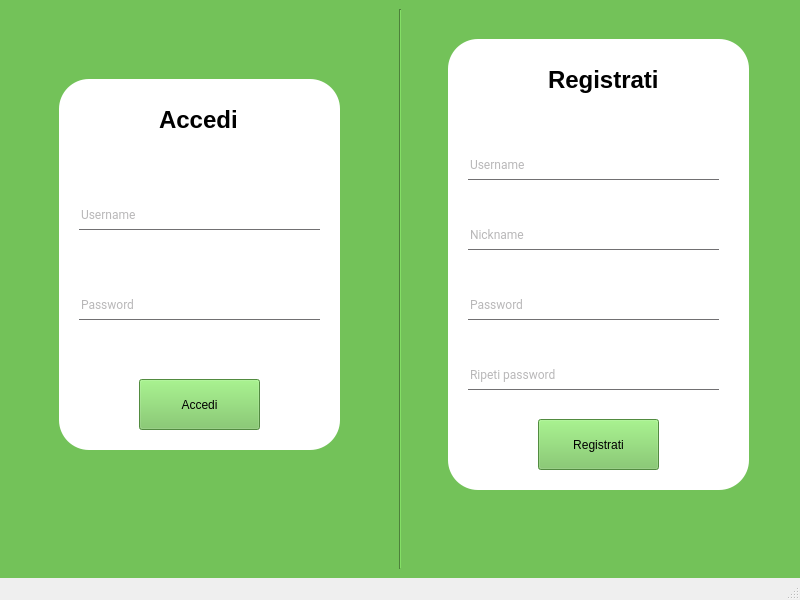
<?xml version="1.0" encoding="UTF-8"?>
<ui version="4.0">
 <class>MainWindow</class>
 <widget class="QMainWindow" name="MainWindow">
  <property name="geometry">
   <rect>
    <x>0</x>
    <y>0</y>
    <width>800</width>
    <height>600</height>
   </rect>
  </property>
  <property name="minimumSize">
   <size>
    <width>800</width>
    <height>600</height>
   </size>
  </property>
  <property name="maximumSize">
   <size>
    <width>800</width>
    <height>600</height>
   </size>
  </property>
  <property name="windowTitle">
   <string>MainWindow</string>
  </property>
  <widget class="QWidget" name="centralwidget">
   <property name="styleSheet">
    <string notr="true">QWidget{
background:#73c259;
}</string>
   </property>
   <layout class="QHBoxLayout" name="horizontalLayout_2">
    <item>
     <layout class="QHBoxLayout" name="horizontalLayout">
      <item>
       <widget class="QWidget" name="loginWidget_2" native="true">
        <property name="focusPolicy">
         <enum>Qt::ClickFocus</enum>
        </property>
        <widget class="QFrame" name="loginFrame">
         <property name="geometry">
          <rect>
           <x>50</x>
           <y>70</y>
           <width>281</width>
           <height>371</height>
          </rect>
         </property>
         <property name="styleSheet">
          <string notr="true">QFrame{
	background: 	#ffffff;
	border-radius: 30px;
}</string>
         </property>
         <property name="frameShape">
          <enum>QFrame::StyledPanel</enum>
         </property>
         <property name="frameShadow">
          <enum>QFrame::Raised</enum>
         </property>
         <widget class="QLabel" name="loginLabel">
          <property name="geometry">
           <rect>
            <x>100</x>
            <y>20</y>
            <width>121</width>
            <height>41</height>
           </rect>
          </property>
          <property name="styleSheet">
           <string notr="true">*{
font-familiy: Roboto;
font-size: 24px;
font:bold;
}</string>
          </property>
          <property name="text">
           <string>Accedi</string>
          </property>
         </widget>
         <widget class="QLineEdit" name="loginUsername">
          <property name="geometry">
           <rect>
            <x>20</x>
            <y>120</y>
            <width>241</width>
            <height>31</height>
           </rect>
          </property>
          <property name="styleSheet">
           <string notr="true">QLineEdit{
	background: transparent;
	border:none;
	color:#717072;
	border-bottom:1px solid #717072;
	font-family: Roboto;
}</string>
          </property>
          <property name="inputMask">
           <string/>
          </property>
          <property name="text">
           <string/>
          </property>
          <property name="placeholderText">
           <string>Username</string>
          </property>
         </widget>
         <widget class="QLineEdit" name="loginPassword">
          <property name="geometry">
           <rect>
            <x>20</x>
            <y>210</y>
            <width>241</width>
            <height>31</height>
           </rect>
          </property>
          <property name="styleSheet">
           <string notr="true">QLineEdit{
	background: transparent;
	border:none;
	color:#717072;
	border-bottom:1px solid #717072;
	font-family: Roboto;
	type: password
}</string>
          </property>
          <property name="inputMask">
           <string/>
          </property>
          <property name="text">
           <string/>
          </property>
          <property name="maxLength">
           <number>32767</number>
          </property>
          <property name="echoMode">
           <enum>QLineEdit::Password</enum>
          </property>
          <property name="placeholderText">
           <string>Password</string>
          </property>
         </widget>
         <widget class="QPushButton" name="loginButton">
          <property name="geometry">
           <rect>
            <x>80</x>
            <y>300</y>
            <width>121</width>
            <height>51</height>
           </rect>
          </property>
          <property name="focusPolicy">
           <enum>Qt::ClickFocus</enum>
          </property>
          <property name="styleSheet">
           <string notr="true">
loginButton{ 
      text-decoration: none; 
      border: none; 
      padding: 12px 40px; 
      font-size: 16px; 
      background-color: green; 
      color: #fff; 
      border-radius: 5px; 
      box-shadow: 7px 6px 28px 1px rgba(0, 0, 0, 0.24); 
      cursor: pointer; 
      outline: none; 
      transition: 0.2s all; 
 } 
        /* Adding transformation when the button is active */ 
          
.loginButton:active { 
       transform: scale(0.98); 
       /* Scaling button to 0.98 to its original size */ 
       box-shadow: 3px 2px 22px 1px rgba(0, 0, 0, 0.24); 
        /* Lowering the shadow */ 
 } </string>
          </property>
          <property name="text">
           <string>Accedi</string>
          </property>
          <property name="autoDefault">
           <bool>false</bool>
          </property>
         </widget>
        </widget>
       </widget>
      </item>
      <item>
       <widget class="Line" name="line">
        <property name="orientation">
         <enum>Qt::Vertical</enum>
        </property>
       </widget>
      </item>
      <item>
       <widget class="QWidget" name="registrationWidget" native="true">
        <widget class="QFrame" name="registrationFrame">
         <property name="geometry">
          <rect>
           <x>40</x>
           <y>30</y>
           <width>301</width>
           <height>451</height>
          </rect>
         </property>
         <property name="styleSheet">
          <string notr="true">QFrame{
	background: 	#ffffff;
	border-radius: 30px;
}</string>
         </property>
         <property name="frameShape">
          <enum>QFrame::StyledPanel</enum>
         </property>
         <property name="frameShadow">
          <enum>QFrame::Raised</enum>
         </property>
         <widget class="QLineEdit" name="registrationUsername">
          <property name="geometry">
           <rect>
            <x>20</x>
            <y>110</y>
            <width>251</width>
            <height>31</height>
           </rect>
          </property>
          <property name="styleSheet">
           <string notr="true">QLineEdit{
	background: transparent;
	border:none;
	color:#717072;
	border-bottom:1px solid #717072;
	font-family: Roboto;
}</string>
          </property>
          <property name="inputMask">
           <string/>
          </property>
          <property name="text">
           <string/>
          </property>
          <property name="placeholderText">
           <string>Username</string>
          </property>
         </widget>
         <widget class="QLabel" name="registrationLabel">
          <property name="geometry">
           <rect>
            <x>100</x>
            <y>20</y>
            <width>121</width>
            <height>41</height>
           </rect>
          </property>
          <property name="styleSheet">
           <string notr="true">*{
font-familiy: Roboto;
font-size: 24px;
font:bold;
}</string>
          </property>
          <property name="text">
           <string>Registrati</string>
          </property>
         </widget>
         <widget class="QLineEdit" name="registrationNickname">
          <property name="geometry">
           <rect>
            <x>20</x>
            <y>180</y>
            <width>251</width>
            <height>31</height>
           </rect>
          </property>
          <property name="styleSheet">
           <string notr="true">QLineEdit{
	background: transparent;
	border:none;
	color:#717072;
	border-bottom:1px solid #717072;
	font-family: Roboto;
}</string>
          </property>
          <property name="inputMask">
           <string/>
          </property>
          <property name="text">
           <string/>
          </property>
          <property name="maxLength">
           <number>32767</number>
          </property>
          <property name="echoMode">
           <enum>QLineEdit::Normal</enum>
          </property>
          <property name="placeholderText">
           <string>Nickname</string>
          </property>
         </widget>
         <widget class="QLineEdit" name="registrationFirstPassword">
          <property name="geometry">
           <rect>
            <x>20</x>
            <y>250</y>
            <width>251</width>
            <height>31</height>
           </rect>
          </property>
          <property name="styleSheet">
           <string notr="true">QLineEdit{
	background: transparent;
	border:none;
	color:#717072;
	border-bottom:1px solid #717072;
	font-family: Roboto;
}</string>
          </property>
          <property name="inputMask">
           <string/>
          </property>
          <property name="text">
           <string/>
          </property>
          <property name="echoMode">
           <enum>QLineEdit::Password</enum>
          </property>
          <property name="placeholderText">
           <string>Password</string>
          </property>
         </widget>
         <widget class="QPushButton" name="registrationButton">
          <property name="geometry">
           <rect>
            <x>90</x>
            <y>380</y>
            <width>121</width>
            <height>51</height>
           </rect>
          </property>
          <property name="focusPolicy">
           <enum>Qt::ClickFocus</enum>
          </property>
          <property name="styleSheet">
           <string notr="true">loginButton{ 
      text-decoration: none; 
      border: none; 
      padding: 12px 40px; 
      font-size: 16px; 
      background-color: green; 
      color: #fff; 
      border-radius: 5px; 
      box-shadow: 7px 6px 28px 1px rgba(0, 0, 0, 0.24); 
      cursor: pointer; 
      outline: none; 
      transition: 0.2s all; 
 } 
        /* Adding transformation when the button is active */ 
          
.loginButton:active { 
       transform: scale(0.98); 
       /* Scaling button to 0.98 to its original size */ 
       box-shadow: 3px 2px 22px 1px rgba(0, 0, 0, 0.24); 
        /* Lowering the shadow */ 
 } </string>
          </property>
          <property name="text">
           <string>Registrati</string>
          </property>
         </widget>
         <widget class="QLineEdit" name="registrationSecondPassword">
          <property name="geometry">
           <rect>
            <x>20</x>
            <y>320</y>
            <width>251</width>
            <height>31</height>
           </rect>
          </property>
          <property name="styleSheet">
           <string notr="true">QLineEdit{
	background: transparent;
	border:none;
	color:#717072;
	border-bottom:1px solid #717072;
	font-family: Roboto;
}</string>
          </property>
          <property name="inputMask">
           <string/>
          </property>
          <property name="text">
           <string/>
          </property>
          <property name="maxLength">
           <number>32767</number>
          </property>
          <property name="echoMode">
           <enum>QLineEdit::Password</enum>
          </property>
          <property name="placeholderText">
           <string>Ripeti password</string>
          </property>
         </widget>
         <zorder>registrationUsername</zorder>
         <zorder>registrationLabel</zorder>
         <zorder>registrationNickname</zorder>
         <zorder>registrationFirstPassword</zorder>
         <zorder>registrationSecondPassword</zorder>
         <zorder>registrationButton</zorder>
        </widget>
       </widget>
      </item>
     </layout>
    </item>
   </layout>
  </widget>
  <widget class="QMenuBar" name="menubar">
   <property name="geometry">
    <rect>
     <x>0</x>
     <y>0</y>
     <width>800</width>
     <height>26</height>
    </rect>
   </property>
  </widget>
  <widget class="QStatusBar" name="statusbar"/>
 </widget>
 <resources/>
 <connections/>
</ui>
